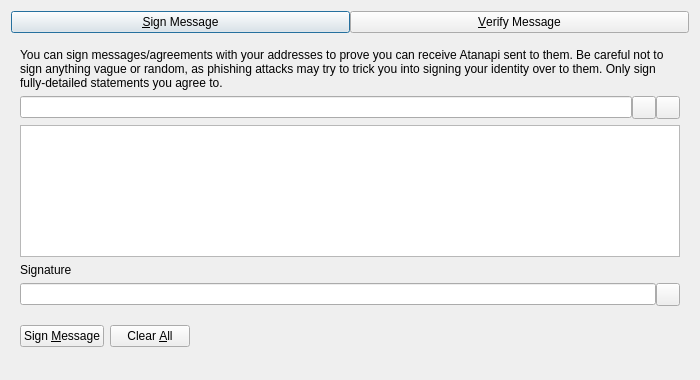
<?xml version="1.0" encoding="UTF-8"?>
<ui version="4.0">
 <class>SignVerifyMessageDialog</class>
 <widget class="QDialog" name="SignVerifyMessageDialog">
  <property name="geometry">
   <rect>
    <x>0</x>
    <y>0</y>
    <width>700</width>
    <height>380</height>
   </rect>
  </property>
  <property name="windowTitle">
   <string>Signatures - Sign / Verify a Message</string>
  </property>
  <property name="modal">
   <bool>true</bool>
  </property>
  <layout class="QVBoxLayout" name="verticalLayout">
   <item>
    <layout class="QHBoxLayout" name="horizontalLayout_Buttons_2">
     <property name="spacing">
      <number>0</number>
     </property>
     <property name="topMargin">
      <number>0</number>
     </property>
     <item>
      <widget class="QPushButton" name="btnSignMessage">
       <property name="text">
        <string>&amp;Sign Message</string>
       </property>
       <property name="checkable">
        <bool>true</bool>
       </property>
      </widget>
     </item>
     <item>
      <widget class="QPushButton" name="btnVerifyMessage">
       <property name="text">
        <string>&amp;Verify Message</string>
       </property>
       <property name="checkable">
        <bool>true</bool>
       </property>
      </widget>
     </item>
    </layout>
   </item>
   <item>
    <widget class="QStackedWidget" name="stackedWidgetSig">
     <property name="minimumSize">
      <size>
       <width>0</width>
       <height>0</height>
      </size>
     </property>
     <property name="currentIndex">
      <number>0</number>
     </property>
     <widget class="QWidget" name="pageSignMessage">
      <layout class="QVBoxLayout" name="verticalLayout_SM">
       <item>
        <widget class="QLabel" name="infoLabel_SM">
         <property name="text">
          <string>You can sign messages/agreements with your addresses to prove you can receive Atanapi sent to them. Be careful not to sign anything vague or random, as phishing attacks may try to trick you into signing your identity over to them. Only sign fully-detailed statements you agree to.</string>
         </property>
         <property name="textFormat">
          <enum>Qt::PlainText</enum>
         </property>
         <property name="wordWrap">
          <bool>true</bool>
         </property>
        </widget>
       </item>
       <item>
        <layout class="QHBoxLayout" name="horizontalLayout_1_SM">
         <property name="spacing">
          <number>0</number>
         </property>
         <item>
          <widget class="QValidatedLineEdit" name="addressIn_SM">
           <property name="toolTip">
            <string>The Atanapi address to sign the message with</string>
           </property>
          </widget>
         </item>
         <item>
          <widget class="QToolButton" name="addressBookButton_SM">
           <property name="toolTip">
            <string>Choose previously used address</string>
           </property>
           <property name="text">
            <string/>
           </property>
           <property name="shortcut">
            <string>Alt+A</string>
           </property>
          </widget>
         </item>
         <item>
          <widget class="QToolButton" name="pasteButton_SM">
           <property name="toolTip">
            <string>Paste address from clipboard</string>
           </property>
           <property name="text">
            <string/>
           </property>
           <property name="shortcut">
            <string>Alt+P</string>
           </property>
          </widget>
         </item>
        </layout>
       </item>
       <item>
        <widget class="QPlainTextEdit" name="messageIn_SM">
         <property name="toolTip">
          <string>Enter the message you want to sign here</string>
         </property>
        </widget>
       </item>
       <item>
        <widget class="QLabel" name="signatureLabel_SM">
         <property name="text">
          <string>Signature</string>
         </property>
         <property name="textFormat">
          <enum>Qt::PlainText</enum>
         </property>
        </widget>
       </item>
       <item>
        <layout class="QHBoxLayout" name="horizontalLayout_2_SM">
         <property name="spacing">
          <number>0</number>
         </property>
         <item>
          <widget class="QLineEdit" name="signatureOut_SM">
           <property name="readOnly">
            <bool>true</bool>
           </property>
          </widget>
         </item>
         <item>
          <widget class="QToolButton" name="copySignatureButton_SM">
           <property name="toolTip">
            <string>Copy the current signature to the system clipboard</string>
           </property>
           <property name="text">
            <string/>
           </property>
          </widget>
         </item>
        </layout>
       </item>
       <item>
        <layout class="QHBoxLayout" name="horizontalLayout_3_SM">
         <item>
          <widget class="QPushButton" name="signMessageButton_SM">
           <property name="toolTip">
            <string>Sign the message to prove you own this Atanapi address</string>
           </property>
           <property name="text">
            <string>Sign &amp;Message</string>
           </property>
           <property name="autoDefault">
            <bool>false</bool>
           </property>
          </widget>
         </item>
         <item>
          <widget class="QPushButton" name="clearButton_SM">
           <property name="toolTip">
            <string>Reset all sign message fields</string>
           </property>
           <property name="text">
            <string>Clear &amp;All</string>
           </property>
           <property name="autoDefault">
            <bool>false</bool>
           </property>
          </widget>
         </item>
         <item>
          <spacer name="horizontalSpacer_1_SM">
           <property name="orientation">
            <enum>Qt::Horizontal</enum>
           </property>
           <property name="sizeHint" stdset="0">
            <size>
             <width>40</width>
             <height>48</height>
            </size>
           </property>
          </spacer>
         </item>
         <item>
          <widget class="QLabel" name="statusLabel_SM">
           <property name="text">
            <string/>
           </property>
           <property name="wordWrap">
            <bool>true</bool>
           </property>
          </widget>
         </item>
         <item>
          <spacer name="horizontalSpacer_2_SM">
           <property name="orientation">
            <enum>Qt::Horizontal</enum>
           </property>
           <property name="sizeHint" stdset="0">
            <size>
             <width>40</width>
             <height>48</height>
            </size>
           </property>
          </spacer>
         </item>
        </layout>
       </item>
      </layout>
     </widget>
     <widget class="QWidget" name="pageVerifyMessage">
      <layout class="QVBoxLayout" name="verticalLayout_VM">
       <item>
        <widget class="QLabel" name="infoLabel_VM">
         <property name="text">
          <string>Enter the receiver's address, message (ensure you copy line breaks, spaces, tabs, etc. exactly) and signature below to verify the message. Be careful not to read more into the signature than what is in the signed message itself, to avoid being tricked by a man-in-the-middle attack. Note that this only proves the signing party receives with the address, it cannot prove sendership of any transaction!</string>
         </property>
         <property name="textFormat">
          <enum>Qt::PlainText</enum>
         </property>
         <property name="alignment">
          <set>Qt::AlignLeading|Qt::AlignLeft|Qt::AlignTop</set>
         </property>
         <property name="wordWrap">
          <bool>true</bool>
         </property>
        </widget>
       </item>
       <item>
        <layout class="QHBoxLayout" name="horizontalLayout_1_VM">
         <property name="spacing">
          <number>0</number>
         </property>
         <item>
          <widget class="QValidatedLineEdit" name="addressIn_VM">
           <property name="toolTip">
            <string>The Atanapi address the message was signed with</string>
           </property>
          </widget>
         </item>
         <item>
          <widget class="QToolButton" name="addressBookButton_VM">
           <property name="toolTip">
            <string>Choose previously used address</string>
           </property>
           <property name="text">
            <string/>
           </property>
           <property name="shortcut">
            <string>Alt+A</string>
           </property>
          </widget>
         </item>
        </layout>
       </item>
       <item>
        <widget class="QPlainTextEdit" name="messageIn_VM"/>
       </item>
       <item>
        <widget class="QValidatedLineEdit" name="signatureIn_VM"/>
       </item>
       <item>
        <layout class="QHBoxLayout" name="horizontalLayout_2_VM">
         <item>
          <widget class="QPushButton" name="verifyMessageButton_VM">
           <property name="toolTip">
            <string>Verify the message to ensure it was signed with the specified Atanapi address</string>
           </property>
           <property name="text">
            <string>Verify &amp;Message</string>
           </property>
           <property name="autoDefault">
            <bool>false</bool>
           </property>
          </widget>
         </item>
         <item>
          <widget class="QPushButton" name="clearButton_VM">
           <property name="toolTip">
            <string>Reset all verify message fields</string>
           </property>
           <property name="text">
            <string>Clear &amp;All</string>
           </property>
           <property name="autoDefault">
            <bool>false</bool>
           </property>
          </widget>
         </item>
         <item>
          <spacer name="horizontalSpacer_1_VM">
           <property name="orientation">
            <enum>Qt::Horizontal</enum>
           </property>
           <property name="sizeHint" stdset="0">
            <size>
             <width>40</width>
             <height>48</height>
            </size>
           </property>
          </spacer>
         </item>
         <item>
          <widget class="QLabel" name="statusLabel_VM">
           <property name="text">
            <string/>
           </property>
           <property name="wordWrap">
            <bool>true</bool>
           </property>
          </widget>
         </item>
         <item>
          <spacer name="horizontalSpacer_2_VM">
           <property name="orientation">
            <enum>Qt::Horizontal</enum>
           </property>
           <property name="sizeHint" stdset="0">
            <size>
             <width>40</width>
             <height>48</height>
            </size>
           </property>
          </spacer>
         </item>
        </layout>
       </item>
      </layout>
     </widget>
    </widget>
   </item>
  </layout>
 </widget>
 <customwidgets>
  <customwidget>
   <class>QValidatedLineEdit</class>
   <extends>QLineEdit</extends>
   <header>qt/qvalidatedlineedit.h</header>
  </customwidget>
 </customwidgets>
 <resources>
  <include location="../atanapi.qrc"/>
 </resources>
 <connections/>
</ui>
